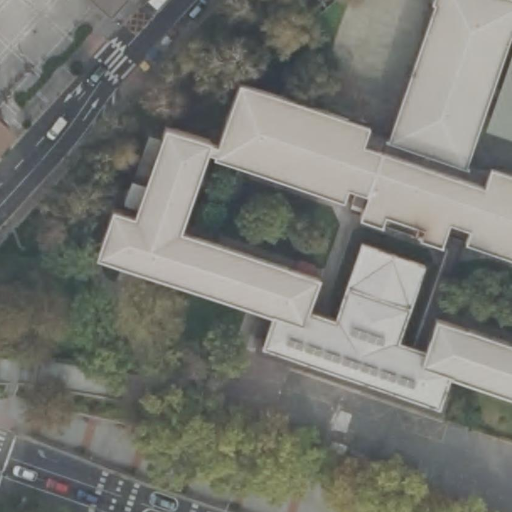
#> input picture dataset/yolo_buildings_seg/images/train/train_extent_0000_tile_0000.tif, 512 x 512 px
$ python create_segmentation_labels.py
#> lines starting #> are read from the running program, lines starting #| are printed output that depends on the picture
"""Convert mask PNG files to YOLO segmentation label format (.txt files with normalized coordinates)."""

import logging
from pathlib import Path
import numpy as np
from PIL import Image
import cv2

logging.basicConfig(level=logging.INFO, format='%(asctime)s - %(levelname)s - %(message)s')
logger = logging.getLogger(__name__)


def mask_to_yolo_label(mask_path, image_size):
    """
    Convert a binary mask PNG to YOLO segmentation format.

    Returns a list of (class_id, normalized_polygon_coords) tuples.
    For building segmentation, class_id is always 0 (building).
    """
    mask = Image.open(mask_path)
    mask_array = np.array(mask)

    # Find contours in the mask
    # OpenCV requires uint8 format
    if len(mask_array.shape) == 3:
        mask_array = np.max(mask_array, axis=2)

    mask_uint8 = mask_array.astype(np.uint8)

    # Find contours
    contours, _ = cv2.findContours(mask_uint8, cv2.RETR_EXTERNAL, cv2.CHAIN_APPROX_SIMPLE)

    labels = []
    for contour in contours:
        # Approximate contour to reduce number of points
        epsilon = 0.002 * cv2.arcLength(contour, True)
        approx = cv2.approxPolyDP(contour, epsilon, True)

        if len(approx) < 3:  # Skip very small contours
            continue

        # Normalize coordinates to [0, 1]
        normalized_coords = []
        for point in approx:
            x, y = point[0]
            norm_x = x / image_size
            norm_y = y / image_size
            normalized_coords.extend([norm_x, norm_y])

        if normalized_coords:
            # Format: class_id followed by normalized polygon coordinates
            label = f"0 {' '.join(map(str, normalized_coords))}"
            labels.append(label)

    return labels


def create_segmentation_labels(dataset_dir, output_dir="../../dataset/yolo_buildings_seg"):
    """
    Create YOLO segmentation label files from mask PNGs.

    Args:
        dataset_dir: Path to dataset directory with images and masks subdirectories
        output_dir: Output directory (will create labels subdirectory)
    """
#> called with dataset_dir = '../../dataset/yolo_buildings_seg', output_dir = '../../dataset/yolo_buildings_seg'
    output_path = Path(output_dir)
    labels_dir = output_path / "labels"
    labels_dir.mkdir(parents=True, exist_ok=True)

    dataset_path = Path(dataset_dir)

    total_created = 0

    # Process each split (train, val, test)
    for split_name in ["train", "val", "test"]:
        images_split = dataset_path / "images" / split_name
        masks_split = dataset_path / "masks" / split_name
        labels_split = labels_dir / split_name

        if not images_split.exists():
            logger.warning(f"Images split not found: {images_split}")
            continue

        labels_split.mkdir(parents=True, exist_ok=True)

        # Get all image files
        image_files = sorted(list(images_split.glob("*.tif")) + list(images_split.glob("*.tiff")))

        for image_file in image_files:
            mask_file = masks_split / (image_file.stem + ".png")

            if not mask_file.exists():
                logger.warning(f"Mask not found for image: {image_file.name}")
                continue

            try:
                # Get image size (assume square)
                with Image.open(image_file) as img:
#> img is the input picture: PIL image 512x512 RGB; mean R, G, B 118.5, 119.8, 114.2
                    img_size = img.width
#> img_size = 512

                # Convert mask to YOLO label format
                labels = mask_to_yolo_label(str(mask_file), img_size)
#> in mask_to_yolo_label, `mask_array = np.max(mask_array, axis=2)`:
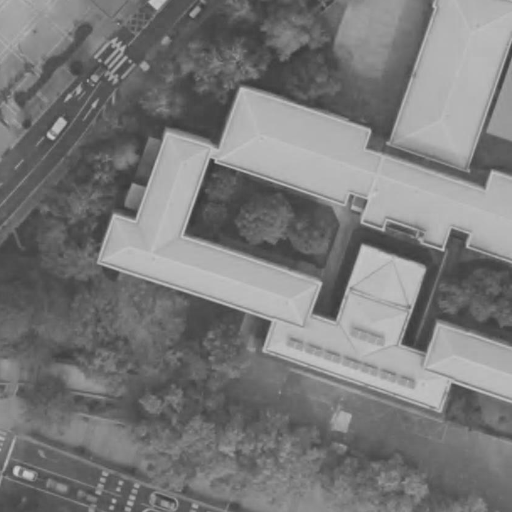
#> mask_array: shape (512, 512); min 54, max 205, mean 121.8
#> in mask_to_yolo_label, `contours, _ = cv2.findContours(mask_uint8, cv2.RETR_EXTERNAL, cv2.CHAI..`: contours = [[[0, 0], [0, 511], [511, 511], [511, 0]]]
#> the loop in mask_to_yolo_label, `for contour in contours:` made 1 pass
#> (epsilon, approx) on pass 1: (4.09, [[0, 0], [0, 511], [511, 511], [511, 0]])
#> after the loop in mask_to_yolo_label, `for contour in contours:`: labels = 1 item
#> labels = 1 item

                # Write label file
                label_file = labels_split / (image_file.stem + ".txt")
                with open(label_file, "w") as f:
                    for label in labels:
                        f.write(label + "\n")
#> this loop made 1 pass
#> pass 3 of the loop in create_segmentation_labels, `for split_name in ["train", "val", "test"]:`:
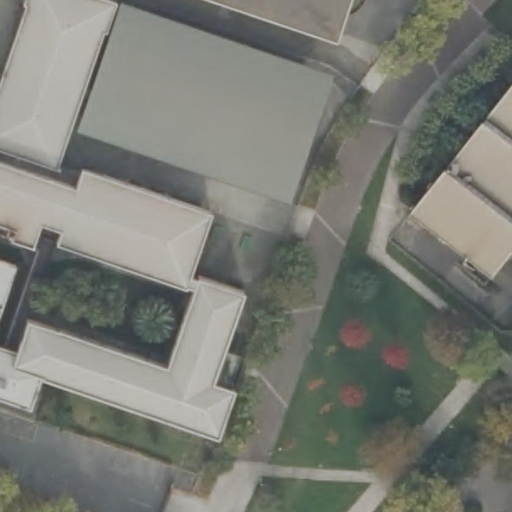
#> input picture dataset/yolo_buildings_seg/images/test/test_extent_0000_tile_0001.tif, 512 x 512 px
#> in create_segmentation_labels, img is the input picture: PIL image 512x512 RGB; mean R, G, B 121.6, 123.8, 116.4
#> in mask_to_yolo_label (call 2), `mask_array = np.max(mask_array, axis=2)`:
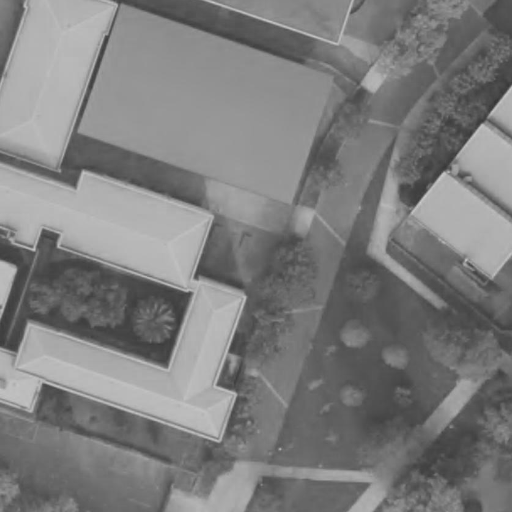
#> mask_array: shape (512, 512); min 52, max 203, mean 125.5
#> the loop in mask_to_yolo_label (call 2), `for contour in contours:` made 1 pass
#> the loop in create_segmentation_labels, `for label in labels:` made 1 pass

                total_created += 1
                logger.debug(f"Created label: {label_file.name} ({len(labels)} objects)")

            except Exception as e:
                logger.error(f"Failed to create label for {image_file.name}: {e}")

    logger.info(f"Successfully created {total_created} label files")
    return total_created


if __name__ == "__main__":
    import argparse

    parser = argparse.ArgumentParser(
        description="Create YOLO segmentation label files from mask PNGs"
    )
    parser.add_argument(
        "--dataset-dir",
        default="../../dataset/yolo_buildings_seg",
        help="Dataset directory with images and masks subdirectories"
    )
    parser.add_argument(
        "--output-dir",
        default="../../dataset/yolo_buildings_seg",
        help="Output directory (labels will be created here)"
    )

    args = parser.parse_args()

    print("\n" + "="*60)
    print("YOLO SEGMENTATION LABEL CONVERTER")
    print("="*60)
    print(f"Dataset directory: {args.dataset_dir}")
    print(f"Output directory: {args.output_dir}")
    print("="*60 + "\n")

    try:
        created = create_segmentation_labels(args.dataset_dir, args.output_dir)
        print("\n" + "="*60)
        print(f"Conversion completed successfully!")
        print(f"Created {created} label files")
        print("="*60 + "\n")
    except Exception as e:
        logger.error(f"Conversion failed: {e}")
        import traceback
        traceback.print_exc()
        exit(1)
